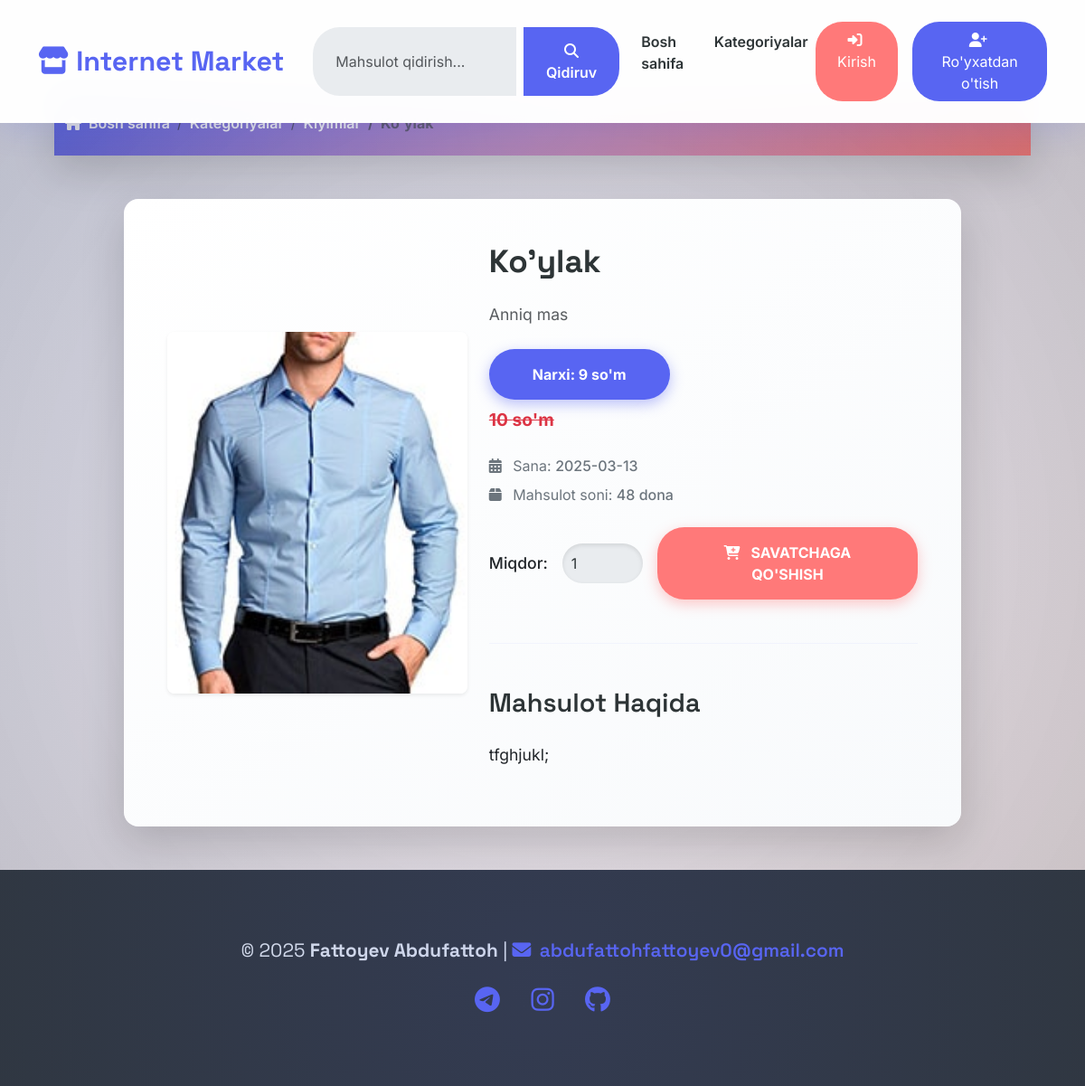
The page /detail/2/ on the database its author committed.
### products/models.py (models this page shows, shortened)
class Product(BaseModel):
    category=models.ForeignKey(Category,on_delete=models.CASCADE)
    title=models.CharField(max_length=255,null=False,blank=False)
    original_price=models.FloatField(null=False,blank=False)
    selling_price=models.FloatField(null=True,blank=True)
    cover_pic=models.ImageField(upload_to="products/",null=False,blank=False)
    small_description=models.CharField(max_length=300)
    description=models.TextField(null=True,blank=True)
    tags=models.CharField(max_length=100,null=True,blank=True)
    quantity=models.IntegerField(default=0)

class Category(BaseModel):
    title=models.CharField(max_length=100,null=False,blank=False,unique=True)
    description=models.TextField(null=True,blank=True)
    image=models.ImageField(upload_to="category/",null=True,blank=True)
    status=models.BooleanField(default=True)

### products/views.py (the view)
# urls.py: path('detail/<int:id>/', detail_page, name='detail_product'),
def detail_page(request,id):
    product=Product.objects.filter(id=id).first()
    context={
        "product":product
    }
    return render(request,"product_detail.html",context)

### templates/product_detail.html (shortened to what this page needs)
{% extends 'base.html' %}
{% load static %}
{% block content %}
    <div class="py-4 bg-gradient-primary text-white shadow-lg position-relative overflow-hidden" data-aos="fade-down" data-aos-duration="1000">
        <div class="container">
            <nav aria-label="breadcrumb">
                <ol class="breadcrumb mb-0 animate__animated animate__fadeIn" style="animation-delay: 0.2s;">
                    <li class="breadcrumb-item"><a href="{% url 'home' %}" class="text-white text-decoration-none fw-semibold"><i class="fas fa-home me-1"></i> Bosh sahifa</a></li>
                    <li class="breadcrumb-item"><a href="{% url 'categories' %}" class="text-white text-decoration-none fw-semibold">Kategoriyalar</a></li>
                    <li class="breadcrumb-item"><a href="{% url 'category_products' product.category.id %}" class="text-white text-decoration-none fw-semibold">{{ product.category.title }}</a></li>
                    <li class="breadcrumb-item active fw-bold" aria-current="page">{{ product.title }}</li>
                </ol>
            </div>
        </div>
        <div class="gradient-overlay" style="position: absolute; top: 0; left: 0; width: 100%; height: 100%; background: radial-gradient(circle, rgba(255, 255, 255, 0.1) 0%, rgba(0, 0, 0, 0.2) 100%);"></div>
    </div>
    <div class="container py-5">
        <div class="row justify-content-center">
            <div class="col-md-10">
                <div class="card border-0 shadow-lg rounded-4 overflow-hidden product-detail-card" style="background: linear-gradient(145deg, #ffffff, #f8fafc);">
                    <div class="card-body p-5">
                        <div class="row align-items-center">
                            <div class="col-md-5" data-aos="fade-right" data-aos-duration="1000">
                                <div class="product-image position-relative overflow-hidden rounded-3 shadow-sm">
                                    {% if product.cover_pic %}
                                        <img src="{{ product.cover_pic.url }}" class="w-100 img-fluid lazyload" alt="{{ product.title }}" style="object-fit: cover; height: 400px; transition: transform 0.5s ease;" loading="lazy" data-bs-toggle="modal" data-bs-target="#imageModal">
                                    {% else %}
                                        <div class="w-100 h-100 d-flex justify-content-center align-items-center bg-light rounded-3" style="height: 400px;">
                                            <p class="text-muted fw-semibold">Rasm mavjud emas</p>
                                        </div>
                                    {% endif %}
                                </div>
                            </div>
                            <div class="col-md-7" data-aos="fade-left" data-aos-duration="1000">
                                <div class="d-flex justify-content-between align-items-center mb-4">
                                    <h2 class="fw-bold mb-0" style="font-family: 'Space Grotesk', sans-serif; color: #2d3436; font-size: 2.2rem;">{{ product.title }}</h2>
                                </div>
                                <p class="text-muted mb-4" style="font-size: 1.1rem; line-height: 1.6; font-family: 'Inter', sans-serif;">{{ product.small_description|truncatewords:20 }}</p>
                                <div class="pricing mb-4">
                                    <p class="mb-0 btn btn-primary px-5 py-3 text-white fw-bold" id="narx" style="border-radius: 30px; background: #5865f2; box-shadow: 0 5px 15px rgba(88, 101, 242, 0.4);">
                                        Narxi: <span id="productPrice">{{ product.selling_price|stringformat:'d' }}</span> so'm
                                    </p>
                                    {% if product.original_price %}
                                        <p class="mt-2"><s class="text-danger fw-bold" style="font-size: 1.2rem;">{{ product.original_price|stringformat:'d' }} so'm</s></p>
                                    {% endif %}
                                </div>
                                <p class="text-secondary mb-2" style="font-size: 1rem;"><i class="fas fa-calendar-alt me-2"></i> Sana: <span class="fw-medium">{{ product.created_at|date:"Y-m-d" }}</span></p>
                                <p class="text-secondary mb-4" style="font-size: 1rem;"><i class="fas fa-box me-2"></i> Mahsulot soni: <span class="fw-medium">{{ product.quantity }} dona</span></p>
                                <form method="POST" action="{% url 'add_cart' product.id %}" class="d-flex align-items-center gap-3 mb-4">
                                    <label for="quantity" class="fw-medium text-dark" style="font-size: 1.1rem;">Miqdor:</label>
                                    <input type="number" name="product_qty" id="quantity" value="1" min="1" max="{{ product.quantity }}"
                                           class="form-control" style="width: 100px; border-radius: 25px; padding: 10px; box-shadow: inset 0 2px 5px rgba(0, 0, 0, 0.1);">
                                    <button type="submit" class="btn btn-primary px-5 py-3 fw-bold text-uppercase"
                                            style="border-radius: 30px; background: #ff7979; box-shadow: 0 5px 15px rgba(255, 121, 121, 0.4);">
                                        <i class="fas fa-cart-plus me-2"></i> Savatchaga Qo'shish
                                    </button>
                                </form>
                                <hr class="my-5" style="border-color: rgba(88, 101, 242, 0.2);">
                                <h3 class="fw-semibold mb-4" style="font-family: 'Space Grotesk', sans-serif; color: #2d3436; font-size: 1.8rem;">Mahsulot Haqida</h3>
                                <p class="text-dark" style="font-size: 1.1rem; line-height: 1.8; font-family: 'Inter', sans-serif;">{{ product.description|default:"Ma'lumot mavjud emas" }}</p>
                            </div>
                        </div>
                    </div>
                </div>
            </div>
        </div>
    </div>
{% endblock content %}

### templates/base.html (style rules this page uses)
body { font-family: 'Inter', sans-serif; background: #f4f7fa; color: #2d3436; min-height: 100vh; display: flex; flex-direction: column; overflow-x: hidden; position: relative; animation: fadeInBody 1s ease-in-out; }
body::before { content: ''; position: fixed; top: 0; left: 0; width: 100%; height: 100%; background: linear-gradient(135deg, rgba(88, 101, 242, 0.1), rgba(255, 121, 121, 0.1)); z-index: -2; animation: gradientShift 20s infinite ease-in-out; }
.form-control { border-radius: 30px 0 0 30px; border: none; padding: 14px 25px; background: #e9ecef; color: #2d3436; transition: all 0.4s ease; }
.btn-primary { background: #5865f2; border: none; border-radius: 30px; padding: 12px 30px; transition: all 0.4s ease; }

### templates/product_detail.html (style rules this page uses)
.bg-gradient-primary { background: linear-gradient(135deg, #5865f2, #ff7979); position: relative; overflow: hidden; }
.bg-gradient-primary::after { content: ''; position: absolute; top: -50%; left: -50%; width: 200%; height: 200%; background: radial-gradient(circle, rgba(255, 255, 255, 0.2) 0%, rgba(0, 0, 0, 0) 70%); animation: rotateGradient 15s infinite linear; }
.product-detail-card { transition: transform 0.3s ease, box-shadow 0.3s ease; }
.btn-primary { transition: all 0.4s ease; }

### rows shown on the page
Product: category "Kiyimlar", title "Ko'ylak", cover_pic (picture), small_description "Anniq mas", selling_price "9", original_price "10", created_at "2025-03-13", quantity "48", description "tfghjukl;"
